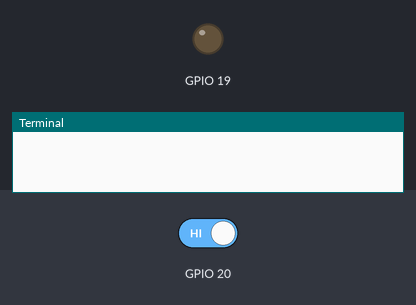
Bench run of a program on a simulated Raspberry Pi (BCM pin numbers). Shown: output pins drawn as LEDs (lit = HIGH), the last lines printed to the terminal. The test bench sets the inputs (shaded band); at power-on: GPIO 20 HIGH. Files the program writes start out absent; the clock reads 2024-03-15 10:24:30 at power-on unless the program sets it.

Above: at 1.2 s.
1.3 s: GPIO 20 driven LOW
At 2.5 s:
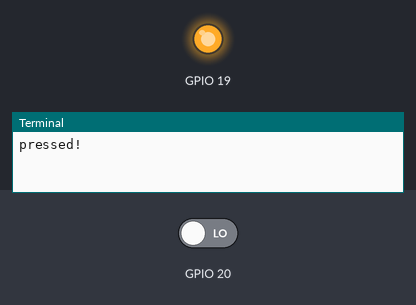
Timing chart, 0 to 4.3 s (numbered marks = the images above; inputs shaded):
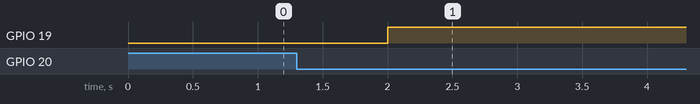

The program:

collect.py
```python
import RPi.GPIO as GPIO
import serial
import sys
import time

def connect():
    try:
        return serial.Serial('/dev/ttyACM0', 9600, timeout=1)
    except serial.serialutil.SerialException as e:
        return serial.Serial('/dev/ttyACM1', 9600, timeout=1)

ser = connect()
f = open('sensor.csv', 'w')


GPIO.setmode(GPIO.BCM)

GPIO.setup(19, GPIO.OUT)
GPIO.setup(20, GPIO.IN)

gogo = 0
GPIO.output(19, GPIO.LOW)

cnt = 0

try:
    while True:
        pressed = not GPIO.input(20)
        if pressed and not cnt:
            print('pressed!')
            gogo = 1
            GPIO.output(19, GPIO.HIGH)
            cnt = 10

        read_serial = ser.readline().decode()[:-2]
        read_serial = read_serial.replace('|', ',')
        read_serial = str(int(time.time() *100)) + ',' + read_serial + ',' + str(gogo) + '\n'
        f.write(read_serial)

        if gogo == 1:
            gogo = 0

        if cnt > 0:
            cnt -= 1
        else:
            GPIO.output(19, GPIO.LOW)

except serial.serialutil.SerialException as e:
    time.sleep(10)
    ser = connect()

except KeyboardInterrupt:
    GPIO.cleanup()
```

Measured:
- after the input at 1.3 s, GPIO 19: LOW → HIGH after 0.70 s
